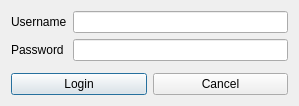
<?xml version="1.0" encoding="UTF-8"?>
<ui version="4.0">
 <class>Dialog</class>
 <widget class="QDialog" name="Dialog">
  <property name="geometry">
   <rect>
    <x>0</x>
    <y>0</y>
    <width>299</width>
    <height>106</height>
   </rect>
  </property>
  <property name="windowTitle">
   <string>Dialog</string>
  </property>
  <layout class="QGridLayout" name="gridLayout">
   <item row="1" column="0">
    <widget class="QPushButton" name="pushButton">
     <property name="text">
      <string>Login</string>
     </property>
    </widget>
   </item>
   <item row="1" column="1">
    <widget class="QPushButton" name="pushButton_2">
     <property name="text">
      <string>Cancel</string>
     </property>
    </widget>
   </item>
   <item row="0" column="0" colspan="2">
    <layout class="QFormLayout" name="formLayout">
     <item row="0" column="0">
      <widget class="QLabel" name="usernameLabel">
       <property name="text">
        <string>Username</string>
       </property>
      </widget>
     </item>
     <item row="0" column="1">
      <widget class="QLineEdit" name="usernameLineEdit">
       <property name="text">
        <string/>
       </property>
      </widget>
     </item>
     <item row="1" column="0">
      <widget class="QLabel" name="passwordLabel">
       <property name="text">
        <string>Password</string>
       </property>
      </widget>
     </item>
     <item row="1" column="1">
      <widget class="QLineEdit" name="passwordLineEdit"/>
     </item>
    </layout>
   </item>
  </layout>
 </widget>
 <resources/>
 <connections/>
</ui>
